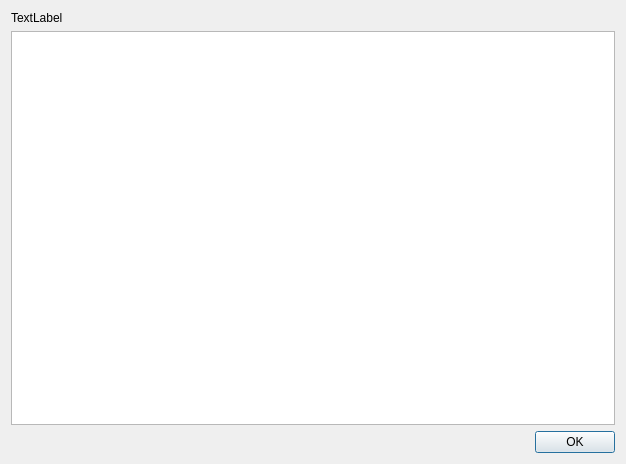
<?xml version="1.0" encoding="UTF-8"?>
<ui version="4.0">
 <class>DialogInfo</class>
 <widget class="QDialog" name="DialogInfo">
  <property name="geometry">
   <rect>
    <x>0</x>
    <y>0</y>
    <width>626</width>
    <height>464</height>
   </rect>
  </property>
  <property name="windowTitle">
   <string>Dialog</string>
  </property>
  <layout class="QVBoxLayout" name="verticalLayout">
   <item>
    <widget class="QLabel" name="label_title">
     <property name="text">
      <string>TextLabel</string>
     </property>
    </widget>
   </item>
   <item>
    <widget class="QPlainTextEdit" name="plainTextEdit">
     <property name="readOnly">
      <bool>true</bool>
     </property>
    </widget>
   </item>
   <item>
    <widget class="QDialogButtonBox" name="buttonBox">
     <property name="orientation">
      <enum>Qt::Horizontal</enum>
     </property>
     <property name="standardButtons">
      <set>QDialogButtonBox::Ok</set>
     </property>
    </widget>
   </item>
  </layout>
 </widget>
 <resources/>
 <connections>
  <connection>
   <sender>buttonBox</sender>
   <signal>accepted()</signal>
   <receiver>DialogInfo</receiver>
   <slot>accept()</slot>
   <hints>
    <hint type="sourcelabel">
     <x>248</x>
     <y>254</y>
    </hint>
    <hint type="destinationlabel">
     <x>157</x>
     <y>274</y>
    </hint>
   </hints>
  </connection>
  <connection>
   <sender>buttonBox</sender>
   <signal>rejected()</signal>
   <receiver>DialogInfo</receiver>
   <slot>reject()</slot>
   <hints>
    <hint type="sourcelabel">
     <x>316</x>
     <y>260</y>
    </hint>
    <hint type="destinationlabel">
     <x>286</x>
     <y>274</y>
    </hint>
   </hints>
  </connection>
 </connections>
</ui>
